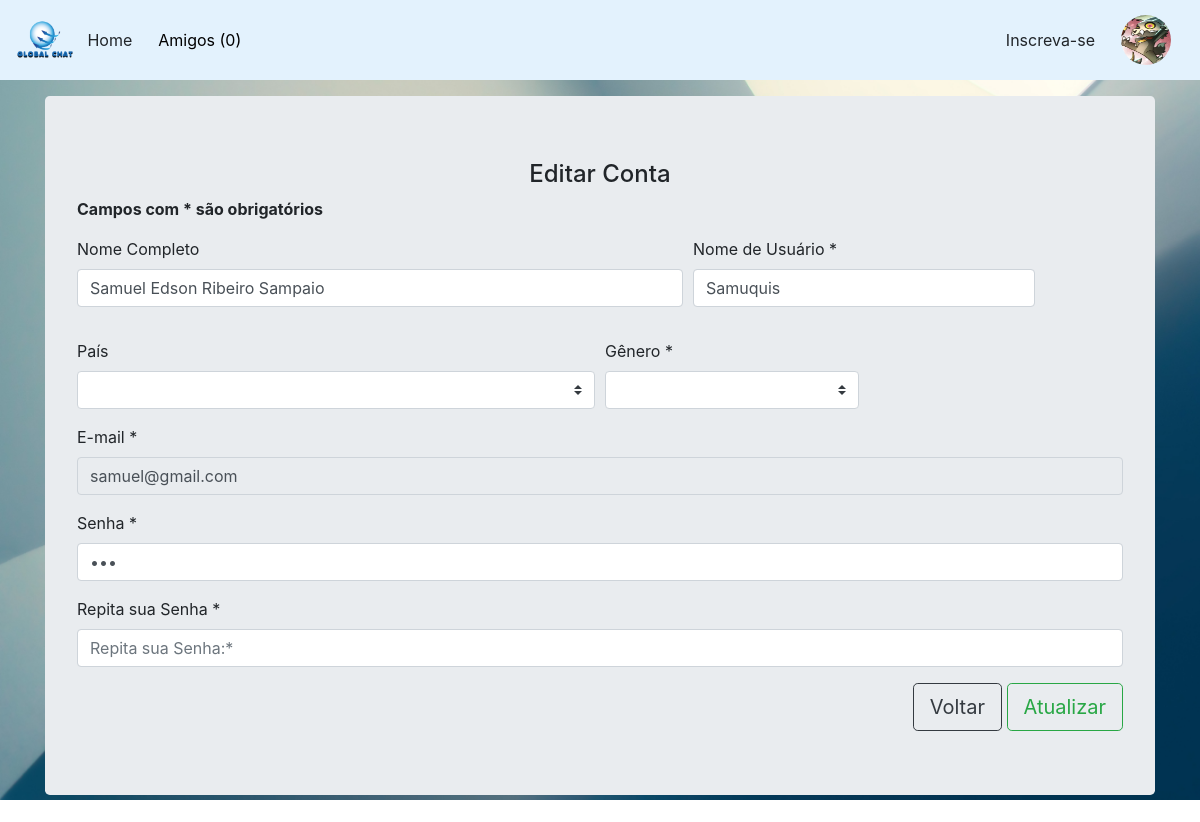
The app's page /editar.php?email=samuel@gmail.com with its own data.
### tables this page shows
CREATE TABLE `usuarios` (
  `id` int(11) NOT NULL,
  `nomecompleto` varchar(200) DEFAULT NULL,
  `nomeusuario` varchar(200) DEFAULT NULL,
  `pais` varchar(200) DEFAULT NULL,
  `genero` varchar(10) DEFAULT NULL,
  `email` varchar(200) NOT NULL,
  `senha` varchar(9) NOT NULL,
  `foto` varchar(200) DEFAULT NULL
);

### php/functions.php (called while the page is built, shortened)
			<?php
function total_amizade($con){
	$sql = $con->prepare("SELECT * FROM solicitacao WHERE email_para = ? AND amigo = 0");
	$sql->bind_param("s",$_SESSION['email']);
	$sql->execute();
	$get = $sql->get_result();
	$total = $get->num_rows;
}
		?>

### editar.php (the view, shortened to what this page needs)
<?php
include("php/conexao.php");
$email = $_SESSION['email'];
$sql = "SELECT * FROM usuarios WHERE email = '$email'";
$result = mysqli_query($con,$sql);
while($row = mysqli_fetch_assoc($result)){
 ?>
 <!DOCTYPE html>
 <html>
 <head>
  <link rel="stylesheet" href="css/bootstrap.css">
  <link rel="stylesheet" type="text/css" href="css/css.css">
</head>
<body>
  <?php require_once("php/header.php") ?>
  <div class="container" id="tamanhoContainer">
    <br>
    <br>
    <br>
    <br>
    <div class="jumbotron">
      <center><h4 class="form">Editar Conta</h4></center>
      <p class="form"><b>Campos com * são obrigatórios</b></p>
      <form method="post" action="php/_edita_usu.php">
        <div class="form-group">
          <div class="form-row">
            <div class="col-md-7 mb-3">
              <label class="form">Nome Completo </label>
              <input type="text" class="form-control"   name="nome" placeholder="Digite seu nome de usuário: " value="<?php echo($row['nomecompleto']);?>" autocomplete="off">
            </div>
            <div class="col-md-4 mb-3">
              <label for="validationDefaultUsername">Nome de Usuário *</label>
              <div class="input-group">
                <input type="text" class="form-control" id="validationDefaultUsername" placeholder="Digite seu nome de Usuário *" value="<?php echo($row['nomeusuario']);?>" name="nomeu" aria-describedby="inputGroupPrepend2" required>
              </div>
            </div>
          </div>
        </div>
        <div class="form-row">
          <div class="col-md-6 mb-3">
            <label for="validationDefault03">País</label>
            <select class="custom-select" id="validationDefault04" name="pais" >
              <option selected disabled ></option>
              <option>Brasil</option>
            </select>
          </div>
          <div class="col-md-3 mb-3">
            <label for="validationDefault04">Gênero *</label>
            <select class="custom-select" id="validationDefault04" name="genero" required>
              <option selected disabled ></option>
              <option>M</option>
            </select>
          </div>
        </div>
        <div class="form-group">
          <label class="form">E-mail *</label>
          <input type="email" class="form-control" name="email" placeholder="Insira seu melhor E-mail: * " value="<?php echo($row['email']);?>" required  readonly=“true”>
        </div>
        <div class="form-group">
          <label class="form">Senha *</label>
          <input type="password" class="form-control" name="senha" placeholder="Insira sua Senha *" value="<?php echo($row['senha']);?>" required autocomplete="off">
        </div>
        <div class="form-group">
          <label class="form">Repita sua Senha *</label>
          <input type="password" class="form-control" name="repitasenha" placeholder="Repita sua Senha:*" required autocomplete="off">
        </div>
        <div>
          <div style="text-align: right;">
            <a href="perfil.php" role="button" class="btn btn-lg btn-outline-dark">Voltar</a>
            <button type="button" class="btn btn-lg btn-outline-success" data-toggle="modal" data-target="#exampleModal">
              Atualizar
            </button>
          </form>
        </div>
      </div>
  <?php } ?>
</body>
</html>

### php/header.php (shortened to what this page needs)
<?php
$email = $_SESSION['email'];
include("includes.php");
$sql = "SELECT * FROM usuarios WHERE email = '$email'";
$result = mysqli_query($con,$sql);
?>
<header>
	<head>
</head>
<link rel="stylesheet" href="css/bootstrap.css">
<nav class="navbar navbar-expand-lg fixed-top navbar-light" style="background-color: #e3f2fd;">
	<img src="/ProjetosChatTempoReal/img/logo.png" style="width: 5%;">
	<a class="btn " href="/ProjetosChatTempoReal/index.php">Home</a>
	<div class="collapse navbar-collapse" id="conteudoNavbarSuportado">
		<ul class="navbar-nav mr-auto">
			<li class="nav-item dropdown">
				<a style="color: black;" class="btn" href="/ProjetosChatTempoReal/paginas/solicitacao.php?pagina=amigos" id="navbarDropdown" role="button">Amigos <?php if(total_amizade($con) > 0){
					echo("(".total_amizade($con).")");
				}else{
					echo("(0)");
				} ?> </a>
			</div>
			<a href="/ProjetosChatTempoReal/formulario.php" role="button" class="btn">Inscreva-se</a>
			<a href="/ProjetosChatTempoReal/perfil.php" class="btn " role="button" ><?php while($rows_usu = mysqli_fetch_assoc($result)){ $foto = $rows_usu['foto']; $nome_usu = $rows_usu['nomeusuario']; }  ?> <?php if(isset($foto)){ ?> <img id="foto1" src="/ProjetosChatTempoReal/uploads/<?php echo($foto);?>"> <?php }else if(isset($nome_usu)){ echo $nome_usu; }else{ echo ""; } ?> </a>
		</nav>
	</header>

### css/css.css (style rules this page uses)
.jumbotron { background: #58D3F7; }

### editar.php (style rules this page uses)
body { background:url("./img/back.jpg"); background-size:100%; background-repeat:no-repeat; background-attachment: fixed; }

### php/header.php (style rules this page uses)
#foto1 { position: relative; width: 50px; height: 50px; border-radius: 50%; }

### records on screen
usuarios: foto (picture), nome "Samuel Edson Ribeiro Sampaio", nomeu "Samuquis", email "samuel@gmail.com"
